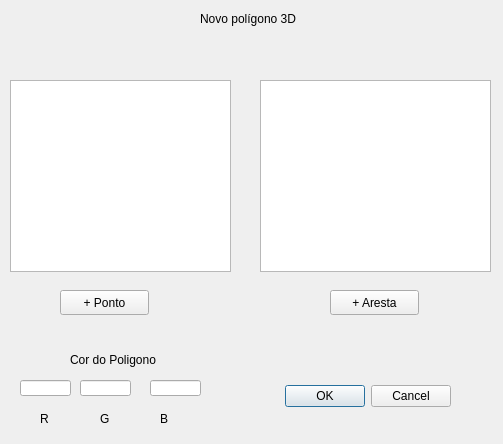
<?xml version="1.0" encoding="UTF-8"?>
<ui version="4.0">
 <class>Dialog</class>
 <widget class="QDialog" name="Dialog">
  <property name="geometry">
   <rect>
    <x>0</x>
    <y>0</y>
    <width>503</width>
    <height>444</height>
   </rect>
  </property>
  <property name="windowTitle">
   <string>Dialog</string>
  </property>
  <widget class="QDialogButtonBox" name="buttonBox">
   <property name="geometry">
    <rect>
     <x>280</x>
     <y>380</y>
     <width>171</width>
     <height>32</height>
    </rect>
   </property>
   <property name="orientation">
    <enum>Qt::Horizontal</enum>
   </property>
   <property name="standardButtons">
    <set>QDialogButtonBox::Cancel|QDialogButtonBox::Ok</set>
   </property>
  </widget>
  <widget class="QLabel" name="label">
   <property name="geometry">
    <rect>
     <x>200</x>
     <y>10</y>
     <width>131</width>
     <height>17</height>
    </rect>
   </property>
   <property name="text">
    <string>Novo polígono 3D</string>
   </property>
  </widget>
  <widget class="QLabel" name="label_7">
   <property name="geometry">
    <rect>
     <x>70</x>
     <y>350</y>
     <width>101</width>
     <height>20</height>
    </rect>
   </property>
   <property name="text">
    <string>Cor do Poligono</string>
   </property>
  </widget>
  <widget class="QLineEdit" name="rValue">
   <property name="geometry">
    <rect>
     <x>20</x>
     <y>380</y>
     <width>51</width>
     <height>16</height>
    </rect>
   </property>
  </widget>
  <widget class="QLineEdit" name="gValue">
   <property name="geometry">
    <rect>
     <x>80</x>
     <y>380</y>
     <width>51</width>
     <height>16</height>
    </rect>
   </property>
  </widget>
  <widget class="QLabel" name="label_10">
   <property name="geometry">
    <rect>
     <x>160</x>
     <y>410</y>
     <width>16</width>
     <height>17</height>
    </rect>
   </property>
   <property name="text">
    <string>B</string>
   </property>
  </widget>
  <widget class="QListWidget" name="listaPontos">
   <property name="geometry">
    <rect>
     <x>10</x>
     <y>80</y>
     <width>221</width>
     <height>192</height>
    </rect>
   </property>
  </widget>
  <widget class="QPushButton" name="novoPonto">
   <property name="geometry">
    <rect>
     <x>60</x>
     <y>290</y>
     <width>89</width>
     <height>25</height>
    </rect>
   </property>
   <property name="text">
    <string>+ Ponto</string>
   </property>
  </widget>
  <widget class="QLineEdit" name="bValue">
   <property name="geometry">
    <rect>
     <x>150</x>
     <y>380</y>
     <width>51</width>
     <height>16</height>
    </rect>
   </property>
  </widget>
  <widget class="QLabel" name="label_9">
   <property name="geometry">
    <rect>
     <x>40</x>
     <y>410</y>
     <width>16</width>
     <height>17</height>
    </rect>
   </property>
   <property name="text">
    <string>R</string>
   </property>
  </widget>
  <widget class="QLabel" name="label_8">
   <property name="geometry">
    <rect>
     <x>100</x>
     <y>410</y>
     <width>16</width>
     <height>17</height>
    </rect>
   </property>
   <property name="text">
    <string>G</string>
   </property>
  </widget>
  <widget class="QPushButton" name="novaAresta">
   <property name="geometry">
    <rect>
     <x>330</x>
     <y>290</y>
     <width>89</width>
     <height>25</height>
    </rect>
   </property>
   <property name="text">
    <string>+ Aresta</string>
   </property>
  </widget>
  <widget class="QListWidget" name="listaArestas">
   <property name="geometry">
    <rect>
     <x>260</x>
     <y>80</y>
     <width>231</width>
     <height>192</height>
    </rect>
   </property>
  </widget>
 </widget>
 <resources/>
 <connections>
  <connection>
   <sender>buttonBox</sender>
   <signal>accepted()</signal>
   <receiver>Dialog</receiver>
   <slot>accept()</slot>
   <hints>
    <hint type="sourcelabel">
     <x>248</x>
     <y>254</y>
    </hint>
    <hint type="destinationlabel">
     <x>157</x>
     <y>274</y>
    </hint>
   </hints>
  </connection>
  <connection>
   <sender>buttonBox</sender>
   <signal>rejected()</signal>
   <receiver>Dialog</receiver>
   <slot>reject()</slot>
   <hints>
    <hint type="sourcelabel">
     <x>316</x>
     <y>260</y>
    </hint>
    <hint type="destinationlabel">
     <x>286</x>
     <y>274</y>
    </hint>
   </hints>
  </connection>
 </connections>
</ui>
